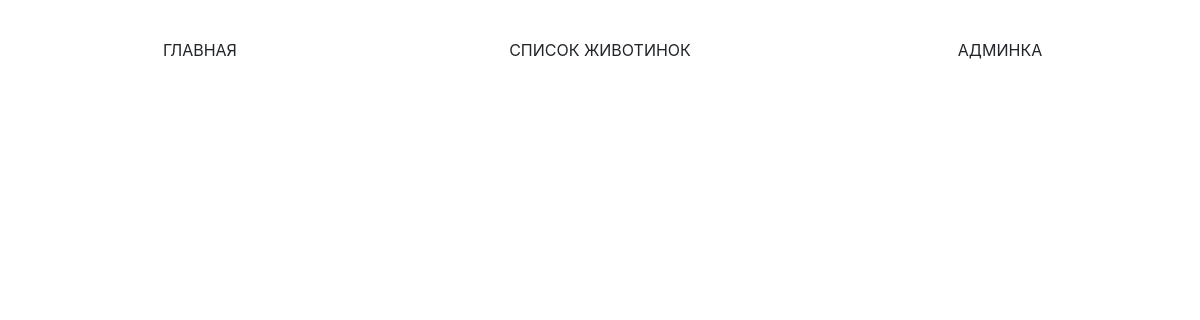
/pets, run on an earlier commit of the app's database.
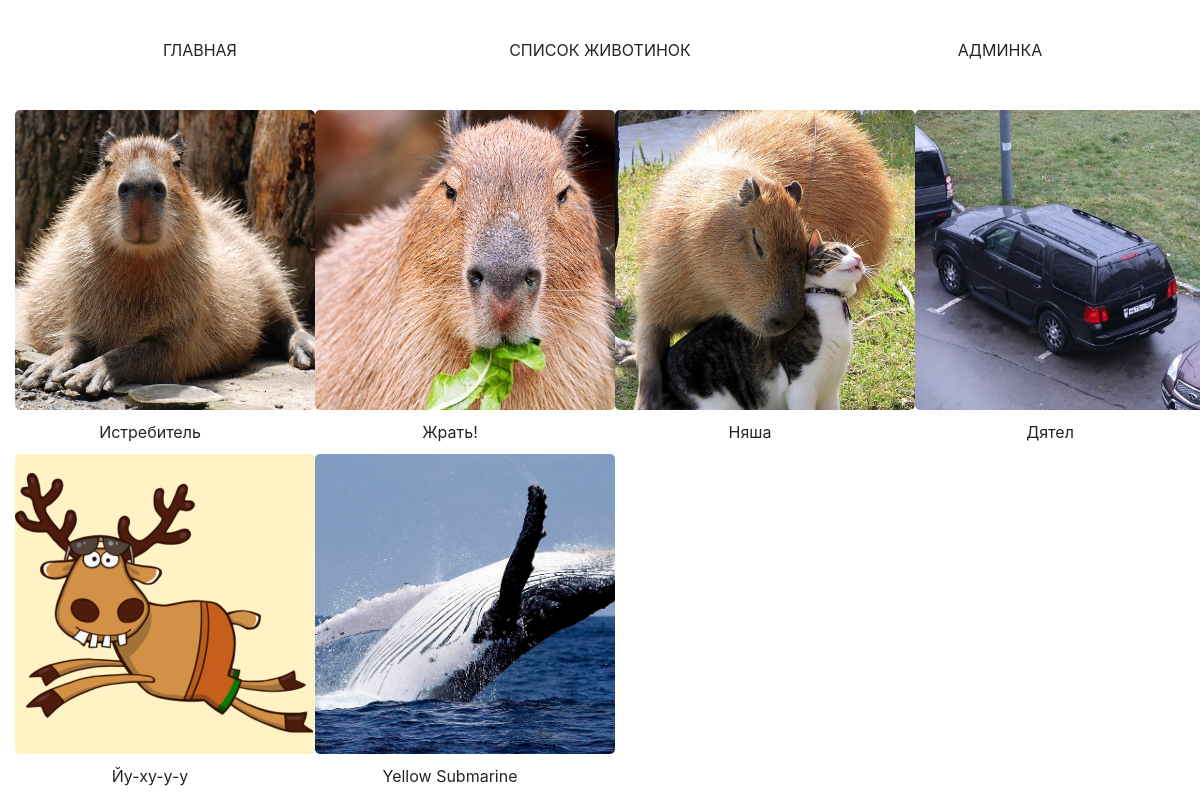
And on a later commit of the database.
### pet/models.py (models this page shows, shortened)
class Pet(models.Model):
    CONDITION = [
            (10, 'Хорошее'),
            (20, 'Удовлетворительное'),
            (30, 'Плохое'),
    ]
    id = models.UUIDField(default=uuid.uuid4, primary_key=True)
    name = models.CharField(max_length=100,
            verbose_name="Кличка")
    breed = models.ForeignKey(AnimalBreed, on_delete=models.CASCADE,
            verbose_name="Вид и порода")
    description = models.TextField(
            verbose_name="Описание")
    coming_date = models.DateField(default=datetime.date.today,
            verbose_name="Дата поступления")
    condition = models.IntegerField(choices=CONDITION,
            verbose_name="Состояние животного")
    photo = models.ImageField(upload_to='pets_photo', blank=True,
            verbose_name="Фото животного")

### pet/views.py (the view)
# urls.py: path('pets', ListViewPet.as_view(), name='pets'),
class ListViewPet(ListView):
    template_name = 'pets_list.html'
    model = Pet

### templates/pets_list.html (shortened to what this page needs)
{% extends 'base.html' %}
{% block content %}
<div class="main-content">
    {% for pet in object_list %}
    <div class="col-lg-3 col-md-4 col-xs-6 thumb">
        <a href="/pet/{{pet.pk}}">
            <img height="200" width="200"
                 src="{{ pet.photo.url }}" alt="" class="fit">
        </a>
        <div class="pet-text">
            {{pet.name}}
        </div>
    </div>
    {% endfor %}
</div>
{% endblock %}

### templates/base.html (shortened to what this page needs)
{% load staticfiles %}
<!DOCTYPE html>
<html lang="ru">
<head>
    <link rel="stylesheet" href='{% static "css/bootstrap.min.css" %}'>
    <link rel="stylesheet" href='{% static "css/styles.css" %}'>
</head>
<body>
    <div class="body-flex">
        <header>
		<header>
			<form action="{% url 'index' %}">
				<button class="btn  block block-text">Главная</button>
			</form>
			<form action="{% url 'pets' %}">
				<button class="btn  block block-text">Список животинок</button>
			</form>
			<form action="/admin">
				<button class="btn  block block-text">Админка</button>
			</form>
		</header>
        </header>
        <main>
            {% block content %}
            {% endblock %}
        </main>
    </div>
</body>

### static/css/styles.css (style rules this page uses)
.body-flex { display: flex; flex-direction: column; align-items: center; justify-content:space-between; }
header { margin-left: auto; margin-right: auto; width: 100%; height: 100px; display: flex; align-items: center; justify-content: space-around; flex-wrap: wrap; }
.block { text-align:center; vertical-align: middle; width: 300px; line-height: 24px; text-transform: uppercase; }
main { margin-left: auto; margin-right: auto; width: 100%; }
.main-content { display: flex; flex-wrap: wrap; }
img.fit { margin: 10px 10px 10px 0px; width: 300px; height: 300px; border-radius:5px; object-fit:cover; }
.pet-text { text-align: center; }

What changed in the data, as far as the page shows it:
added Pet: photo (picture), name "Истребитель"
added Pet: photo (picture), name "Жрать!"
added Pet: photo (picture), name "Няша"
added Pet: photo (picture), name "Дятел"
added Pet: photo (picture), name "Йу-ху-у-у"
added Pet: photo (picture), name "Yellow Submarine"
